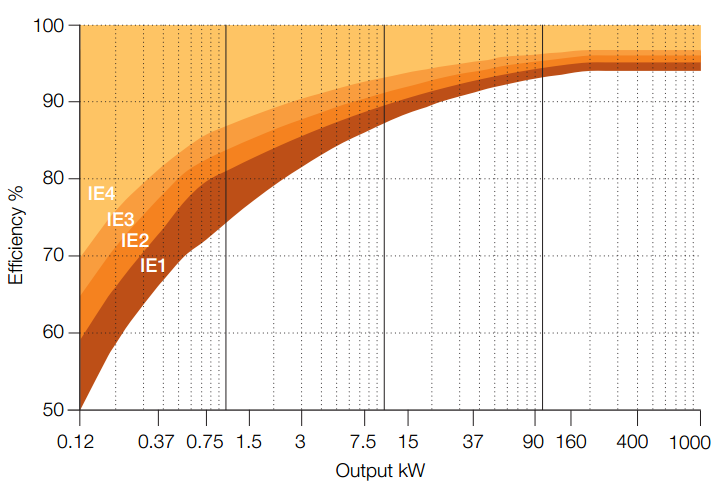
%> input picture TRAIN/Mesut/IE efficiency class.png, 719 x 481 px; the run also reads 1 picture not shown here
$ octave traction_motor_design.m   (GNU Octave 9; MATLAB toolbox functions it lacks are replaced by stand-ins)
%> lines starting %> are read from the running program, lines starting %| are printed output that depends on the picture
%% EE564 - Design of Electrical Machines
%% Project-2: Asynchronous Traction Motor Design
%% Name: Mesut U饀r
%% ID: 1626753
%% INTRODUCTION
% In this project, we are asked to design a squirrel cage asynchronous motor
% for a high power railway traction vehicle.
%%
% This report is composed of the following sections:
%
% # Project specifications and selected main design inputs
% # Calculation of main dimensions
% # Selection of main dimensions and validation of machine loading
% # Selection of stator slot number and turn numbers
% # Validating the results and iterations
% # Calculation of MMF, flux density, winding factors and the resultant
% induced voltage
% # Selection of rotor slot number
% # Selection of stator and rotor conductors
% # Calculation of stator slot and rotor bar dimensions
% # Calculation of equivalent core length and effective air gap distance
% # Calculation of winding and bar resistances, leakage inductances and
% magnetizing inductance
% # Calculation of copper and aluminium losses
% # Calculation of copper and aluminium masses
% # Calculation of iron mass
% # Calculation of core losses and the core loss resistance of equivalent
% circuit
% # Calculation of stator to rotor turns ratio
% # Calculation of efficiency
% # Torque-speed characteristics
% # Determination of basic parameters like starting torque, maximum torque
% etc.
% # Motoranalysis
% # Conclusions
% # References


%% Project Specifications
%%
% Traction asynchronous squirrel cage induction motor
%%
% Rated Power Output: 1280 kW
%%
% Line-to-line voltage: 1350 V
%%
% Number of poles: 6
%%
% Rated Speed: 1520 rpm (72 km/h) (driven with 78 Hz inverter)
%%
% Rated Motor Torque: 7843 Nm
%%
% Cooling: Forced Air Cooling
%%
% Insulating Class: 200
%%
% Train Wheel Diameter: 1210 mm
%%
% Maximum Speed: 140 km/h
%%
% Gear Ratio: 4.821


%% Main Design Inputs
%
% Duty: Continuous running duty (S1)
%%
% Efficiency: IE3, premium efficiency: 96 %
%%
% Efficiency: IE4, super premium efficiency: 97 %
%%
% The efficiency requirement is obtained by using the IE efficiency classes
% as shown in Figure below:
%%
% An efficiency of 0.95 is aimed
%%
% Power factor: 0.87
%%
% Average winding temp rise: 130 degree C
%%
% Hot spot temp rise: 160 degree C
%%
% Maximum winding temp: 200 degree C
%%
% Ingress protection: IP54. Limited protection against dust ingress.
% Protected against splash water from any direction.

I = imread('IE efficiency class.png');
%> I is the input picture: size 481x719x3 uint8; mean R, G, B 245.8, 227.4, 207.3
figure;
imshow(I);
title('IE efficiency class','FontSize',18,'FontWeight','Bold');


%%
% Design Inputs
Prated = 1280e3; % watts
pole = 6;
pole_pair = pole/2;
phase = 3;
Vrated = 1350; % volts line-to-line
Nrated = 1520; % rpm
frated = 78; % Hz
vrated = 72; % km/h
vmax = 140; % km/h
Trated = 7843; % Nm
wheel_dia = 1.21; % m
gear_ratio = 4.821;
power_factor = 0.86; % assumed (not a given data)
efficiency = 0.965; % assumed (not a given data)


%% Main dimensions:
%%
% Machine length, inner and outer diameter, air gap distance
%%
% Electrical and magnetic loading
Vphase = Vrated/sqrt(3); % volts
Nsync = 120*frated/pole; % rpm
wrated = Nrated*2*pi/60; % rad/sec
torque = Prated/wrated; % N
power_pole_pair = Prated/pole_pair; % watts
Pin = Prated/efficiency; % watts
Irated = Pin/(sqrt(3)*Vrated*power_factor); % amps
%%
% Cmech is between 310 and 250 from graph given below. Initially,
% Cmech = 300 is chosen
I = imread('Cmec.png');
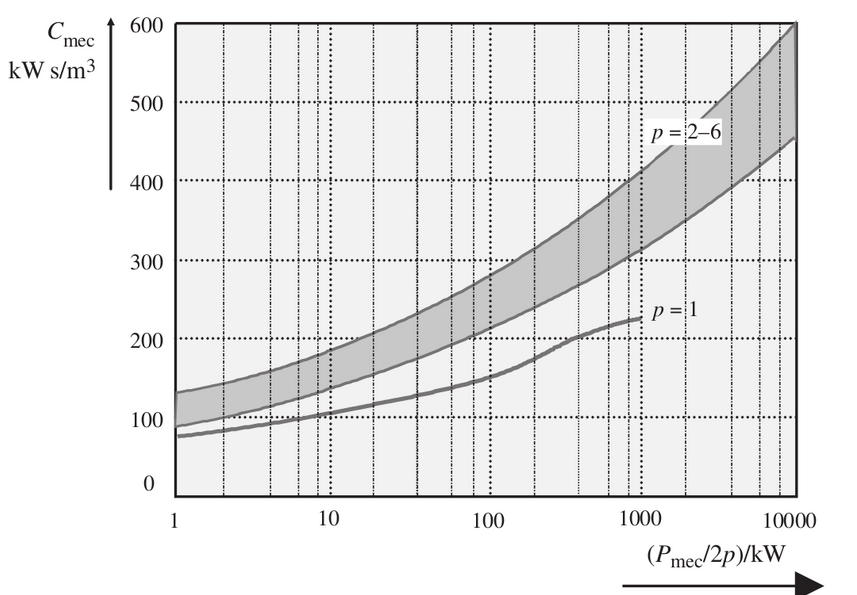
%> input picture TRAIN/Mesut/Cmec.png, 857 x 595 px
%> I is the input picture: size 595x857x3 uint8; mean R, G, B 234.6, 234.3, 234.4
figure;
imshow(I);
title('specific Machine Constant vs Power/pole pair','FontSize',18,'FontWeight','Bold');
Cmech = 300; % kWs/m^3
fsync = 2*frated/pole; % Hz
fprintf('Synchronous speed is %g Hz(mechanical)\n',fsync);
%%
% diameter^2*length can be calculated by using the Cmec information:
d2l = Prated*1e-3/(Cmech*fsync); % m^3
%%
% The aspect ratio is calculated by using the pole number:
aspect_ratio = (pi/pole)*(pole_pair)^(1/3);
fprintf('Aspect ratio is %g\n',aspect_ratio);
%%
% From these two information, the inner diameter and length can be calculated:
inner_diameter = (d2l/aspect_ratio)^(1/3); % m
length = inner_diameter*aspect_ratio; % m
inner_radius = inner_diameter/2; % m
fprintf('Inner diameter of the machine is %g m\n',inner_diameter);
fprintf('Length of the machine is %g m\n',length);
%%
% The tangential force is calculated by using the rated torque:
Ftan = torque/inner_radius; % N
surface_area = pi*inner_diameter*length; % m^2
%%
% From the tangential force and surface area info, tangantial stress can be
% calculated:
tan_stress = 1e-3*Ftan/surface_area; % kPa
fprintf('Tangential force is %g Newtons\n',Ftan);
fprintf('Inner surface area is %g m^2\n',surface_area);
fprintf('Tangential stress is %g kPascals\n',tan_stress);
%%
% In the table below, suggested shear stress values for different kinds of
% machines are given. A value between 20 kPa and 40 kPa, (around 30 kPa)
% is acceptable. The resultant shear stress (31.5 kPa) satisfies this
% constraint.
I = imread('shear stress.png');
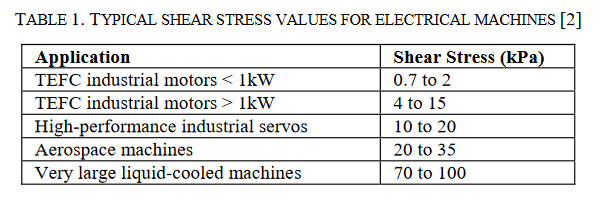
%> input picture TRAIN/Mesut/shear stress.png, 600 x 203 px
%> I is the input picture: size 203x600x3 uint8; mean R, G, B 228.6, 228.6, 228.6
figure;
imshow(I);
title('Shear Stress For Different Machines','FontSize',18,'FontWeight','Bold');

%%
% For a given pole number, the empirical formula is used for outer diameter
% calculation:
outer_diameter = 1.87*inner_diameter; % for 6 pole
fprintf('Outer diameter is %g m\n',outer_diameter);
%%
% The air gap diatance calculation is alse based on the empirical formula
% given below. A scale of 1.6 is added for heavy duty operation.
% %60 increase for heavy duty
air_gap_distance = 1.6*(0.18+0.006*Prated^0.4); % mm
circumference = pi*inner_diameter; % m
fprintf('Air gap distance is %g mm\n',air_gap_distance);
fprintf('Circumference of the inner is %g m\n',circumference);
%%
% The magnetic loading of the machine is selected from the table below
% (Table 6.2 of the text book)
magnetic_loading = 0.9; % T
%%
% The electric loading is obtained from this magnetic loading and
% tangential stress information for validation.
electric_loading = tan_stress/magnetic_loading; % kA/m
fprintf('Selected magnetic loading is %g Tesla\n',magnetic_loading);
fprintf('Resultant electric loading is %g kA/m\n',electric_loading);

I = imread('magnetic loading.png');
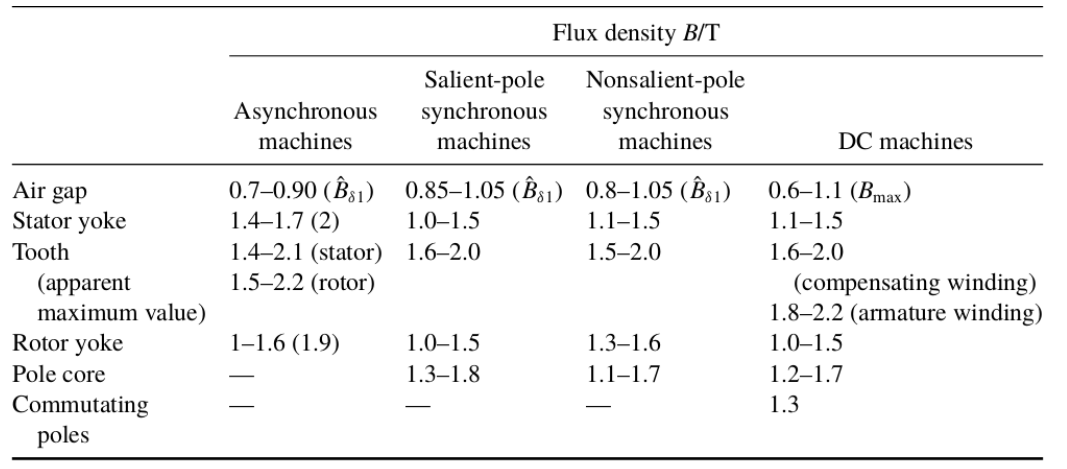
%> input picture TRAIN/Mesut/magnetic loading.png, 1067 x 469 px
%> I is the input picture: size 469x1067x3 uint8; min 0, max 255, mean 242.3
figure;
imshow(I);
title('Typical Magnetic Loading Values','FontSize',18,'FontWeight','Bold');

%%
% The results are validated by using the electric loading table given
% below. 34.6 kA/m electric loading is within acceptable limits.
% (Table 6.3 of the text book)

I = imread('tan stress.png');
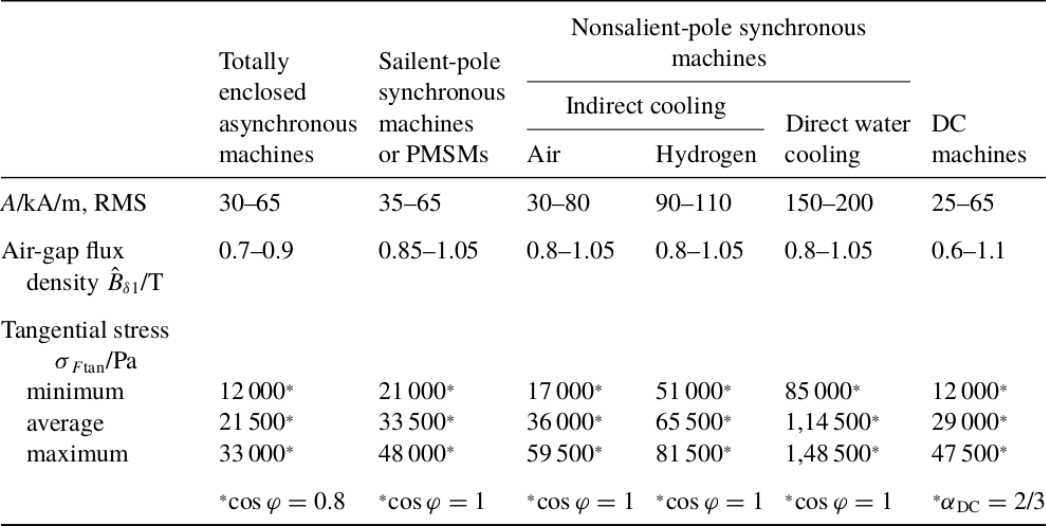
%> input picture TRAIN/Mesut/tan stress.png, 1046 x 526 px
%> I is the input picture: size 526x1046x3 uint8; min 0, max 255, mean 241.1
figure;
imshow(I);
title('Typical Electric Loading Values','FontSize',18,'FontWeight','Bold');


%% Selection of main dimensions
% Choose:
inner_diameter = 0.6; % m
outer_diameter = 1.12; % m
length = 0.45; % m
air_gap_distance = 3; % mm
surface_area = pi*inner_diameter*length; % m^2
inner_volume = inner_diameter^2*length*pi/4; % m^3
circumference = pi*inner_diameter; % m
fprintf('The chosen machine dimensions are:\n\nInner diameter = %g m\n',inner_diameter);
fprintf('Outer diameter = %g m\n',outer_diameter);
fprintf('Length = %g m\n',length);
fprintf('Air gap distance = %g mm\n',air_gap_distance);
fprintf('Inner surface area = %g m^2\n',surface_area);
fprintf('Inner volume = %g m^3\n',inner_volume);
fprintf('Inner circumference = %g m\n',circumference);


%% Validation of machine loading and tangential stress
Ftan = torque/inner_radius; % N
tan_stress = Ftan/surface_area; % P
Cmech = Prated*1e-3/(inner_diameter^2*length*fsync); % kWs/m^3
magnetic_loading = 0.9; % Tesla
electric_loading = tan_stress/magnetic_loading*1e-3; % kA/m
fprintf('The resultant tangential stress = %g kPa\n',1e-3*tan_stress);
fprintf('The resultant specific machine constant = %g kWs/m^3\n',Cmech);
fprintf('The resultant magnetic loading = %g Tesla\n',magnetic_loading);
fprintf('The resultant electrical loading = %g kA/m\n',electric_loading);


%% Selection of stator slot number and turn numbers
% Slot number selection: typical slot pitch for asynchronous motors
% is in the range of 7-45 mm. From this info, as the circumference is now
% known, the minimum and maximum number of slots can be calculated:
maximum_slot = floor(circumference/0.007);
minimum_slot = ceil(circumference/0.045);
fprintf('Minimum number of stator slots is %g\n',minimum_slot);
fprintf('Maximum number of stator slots is %g\n',maximum_slot);
%%
% We know that, the stator number of slots (Qs) should be an integer multiple of
% both phase number and pole number. Therefore, the possible stator number
% of slots can be calculated as following. The corresponding
% slot/pole/phase is also shown (qs).
integer_multiple = phase*pole;
for k = 1:10
    Qs = integer_multiple*k;
    qs = Qs/(pole*phase);
    if Qs<maximum_slot && Qs>minimum_slot
        fprintf('%d number of stator slots is available, qs = %d\n',Qs,qs);
    end
end
%> (the rest of the program and of its run is left out)
